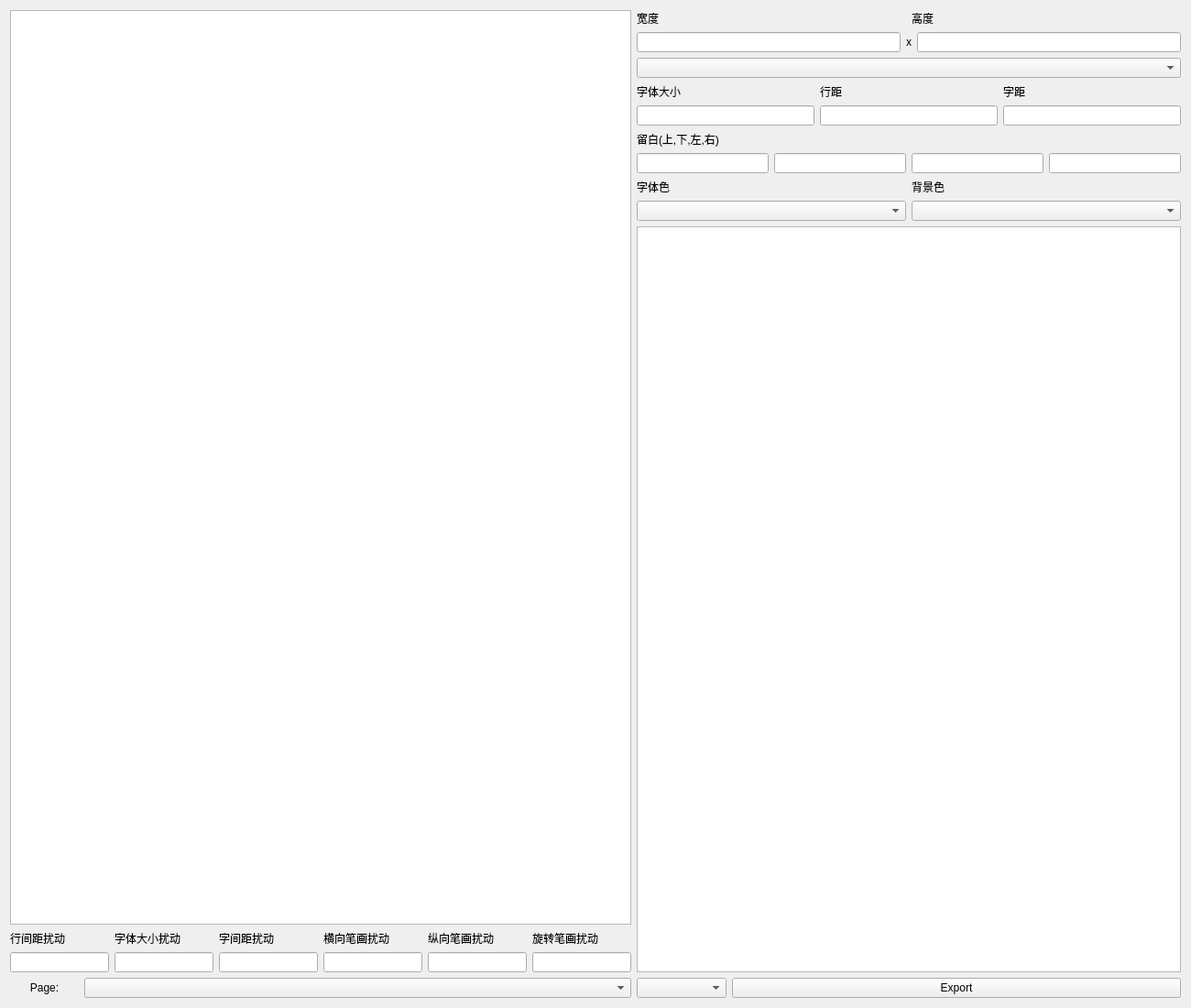
<?xml version="1.0" encoding="UTF-8"?>
<ui version="4.0">
 <class>Form</class>
 <widget class="QWidget" name="Form">
  <property name="geometry">
   <rect>
    <x>0</x>
    <y>0</y>
    <width>1300</width>
    <height>1100</height>
   </rect>
  </property>
  <property name="windowTitle">
   <string>Form</string>
  </property>
  <layout class="QHBoxLayout" name="horizontalLayout_14">
   <item>
    <layout class="QVBoxLayout" name="Display">
     <item>
      <widget class="QGraphicsView" name="img_preview"/>
     </item>
     <item>
      <layout class="QHBoxLayout" name="horizontalLayout_13">
       <item>
        <widget class="QLabel" name="label_line_spacing_sigma">
         <property name="text">
          <string>行间距扰动</string>
         </property>
        </widget>
       </item>
       <item>
        <widget class="QLabel" name="label_font_size_sigma">
         <property name="text">
          <string>字体大小扰动</string>
         </property>
        </widget>
       </item>
       <item>
        <widget class="QLabel" name="label_word_spacing_sigma">
         <property name="text">
          <string>字间距扰动</string>
         </property>
        </widget>
       </item>
       <item>
        <widget class="QLabel" name="label_perturb_x_sigma">
         <property name="text">
          <string>横向笔画扰动</string>
         </property>
        </widget>
       </item>
       <item>
        <widget class="QLabel" name="label_perturb_y_sigma">
         <property name="text">
          <string>纵向笔画扰动</string>
         </property>
        </widget>
       </item>
       <item>
        <widget class="QLabel" name="label_perturb_theta_sigma">
         <property name="text">
          <string>旋转笔画扰动</string>
         </property>
        </widget>
       </item>
      </layout>
     </item>
     <item>
      <layout class="QHBoxLayout" name="horizontalLayout_12">
       <item>
        <widget class="QLineEdit" name="lineEdit_line_spacing_sigma"/>
       </item>
       <item>
        <widget class="QLineEdit" name="lineEdit_font_size_sigma"/>
       </item>
       <item>
        <widget class="QLineEdit" name="lineEdit_word_spacing_sigma"/>
       </item>
       <item>
        <widget class="QLineEdit" name="lineEdit_perturb_x_sigma"/>
       </item>
       <item>
        <widget class="QLineEdit" name="lineEdit_perturb_y_sigma"/>
       </item>
       <item>
        <widget class="QLineEdit" name="lineEdit_perturb_theta_sigma"/>
       </item>
      </layout>
     </item>
     <item>
      <layout class="QHBoxLayout" name="horizontalLayout" stretch="1,8">
       <item>
        <widget class="QLabel" name="page_label">
         <property name="text">
          <string>Page:</string>
         </property>
         <property name="alignment">
          <set>Qt::AlignCenter</set>
         </property>
        </widget>
       </item>
       <item>
        <widget class="QComboBox" name="page_number"/>
       </item>
      </layout>
     </item>
    </layout>
   </item>
   <item>
    <layout class="QVBoxLayout" name="Info">
     <item>
      <layout class="QHBoxLayout" name="horizontalLayout_2">
       <item>
        <widget class="QLabel" name="label_width">
         <property name="text">
          <string>宽度</string>
         </property>
        </widget>
       </item>
       <item>
        <widget class="QLabel" name="label_height">
         <property name="text">
          <string>高度</string>
         </property>
        </widget>
       </item>
      </layout>
     </item>
     <item>
      <layout class="QHBoxLayout" name="horizontalLayout_3">
       <item>
        <widget class="QLineEdit" name="lineEdit_width"/>
       </item>
       <item>
        <widget class="QLabel" name="resolution_x">
         <property name="text">
          <string>x</string>
         </property>
        </widget>
       </item>
       <item>
        <widget class="QLineEdit" name="lineEdit_height"/>
       </item>
      </layout>
     </item>
     <item>
      <layout class="QHBoxLayout" name="horizontalLayout_4">
       <item>
        <widget class="QComboBox" name="ttf_selector"/>
       </item>
      </layout>
     </item>
     <item>
      <layout class="QHBoxLayout" name="horizontalLayout_5">
       <item>
        <widget class="QLabel" name="label_font_size">
         <property name="text">
          <string>字体大小</string>
         </property>
        </widget>
       </item>
       <item>
        <widget class="QLabel" name="label_line_spacing">
         <property name="text">
          <string>行距</string>
         </property>
        </widget>
       </item>
       <item>
        <widget class="QLabel" name="label_char_distance">
         <property name="text">
          <string>字距</string>
         </property>
        </widget>
       </item>
      </layout>
     </item>
     <item>
      <layout class="QHBoxLayout" name="horizontalLayout_6">
       <item>
        <widget class="QLineEdit" name="lineEdit_font_size"/>
       </item>
       <item>
        <widget class="QLineEdit" name="lineEdit_line_spacing"/>
       </item>
       <item>
        <widget class="QLineEdit" name="lineEdit_char_distance"/>
       </item>
      </layout>
     </item>
     <item>
      <layout class="QHBoxLayout" name="horizontalLayout_7">
       <item>
        <widget class="QLabel" name="label_margin">
         <property name="text">
          <string>留白(上,下,左,右)</string>
         </property>
        </widget>
       </item>
      </layout>
     </item>
     <item>
      <layout class="QHBoxLayout" name="horizontalLayout_8">
       <item>
        <widget class="QLineEdit" name="lineEdit_margin_top"/>
       </item>
       <item>
        <widget class="QLineEdit" name="lineEdit_margin_bottom"/>
       </item>
       <item>
        <widget class="QLineEdit" name="lineEdit_margin_left"/>
       </item>
       <item>
        <widget class="QLineEdit" name="lineEdit_margin_right"/>
       </item>
      </layout>
     </item>
     <item>
      <layout class="QHBoxLayout" name="horizontalLayout_10">
       <item>
        <widget class="QLabel" name="label_char_color">
         <property name="text">
          <string>字体色</string>
         </property>
        </widget>
       </item>
       <item>
        <widget class="QLabel" name="label_background_color">
         <property name="text">
          <string>背景色</string>
         </property>
        </widget>
       </item>
      </layout>
     </item>
     <item>
      <layout class="QHBoxLayout" name="horizontalLayout_9">
       <item>
        <widget class="QComboBox" name="comboBox_char_color"/>
       </item>
       <item>
        <widget class="QComboBox" name="comboBox_background_color"/>
       </item>
      </layout>
     </item>
     <item>
      <widget class="QTextEdit" name="textEdit_main"/>
     </item>
     <item>
      <layout class="QHBoxLayout" name="horizontalLayout_11" stretch="1,5">
       <item>
        <widget class="QComboBox" name="comboBox_resolution">
         <property name="iconSize">
          <size>
           <width>16</width>
           <height>16</height>
          </size>
         </property>
        </widget>
       </item>
       <item>
        <widget class="QPushButton" name="pushButton_export">
         <property name="text">
          <string>Export</string>
         </property>
        </widget>
       </item>
      </layout>
     </item>
    </layout>
   </item>
  </layout>
 </widget>
 <resources/>
 <connections/>
</ui>
